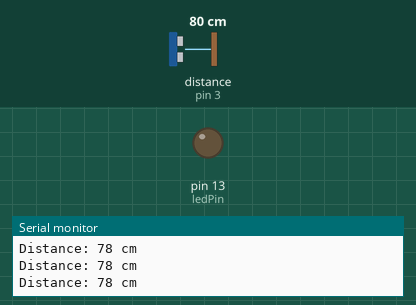
A sketch run on a simulated Arduino Uno, built with avr-gcc and run on an emulated ATmega328P. Shown: output pins drawn as LEDs (lit = HIGH), the last lines printed to the serial monitor. Wiring (inferred from the names in the program): ultrasonic range finder: trigger pin 2; echo pin 3. Inputs (shaded band) come from the test bench; at power-on: distance to the obstacle (sensor on pin 3) 80 cm. The echo pulse lasts 58.3 µs per cm; pins used as bus, display or sensor lines are not drawn.

Above: at 1.3 s.
1.4 s: distance to the obstacle (sensor on pin 3) set to 12 cm
2.9 s: distance to the obstacle (sensor on pin 3) set to 9 cm
At 3.7 s:
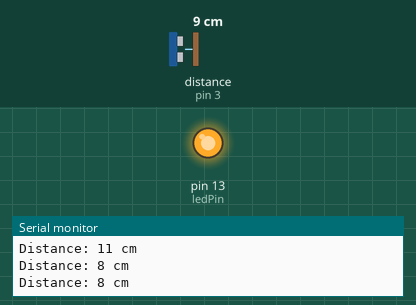
4.5 s: distance to the obstacle (sensor on pin 3) set to 18 cm
At 5.0 s:
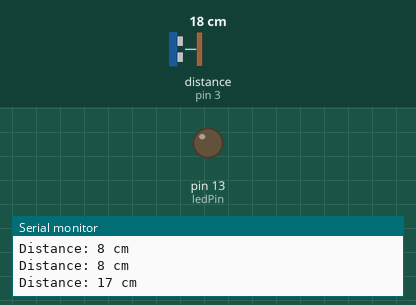
6.0 s: distance to the obstacle (sensor on pin 3) set to 2 cm
At 7.5 s:
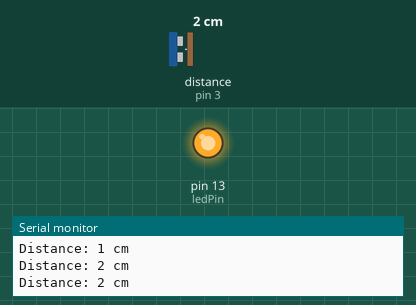
Timing chart, 0 to 8.5 s (numbered marks = the images above; inputs shaded):
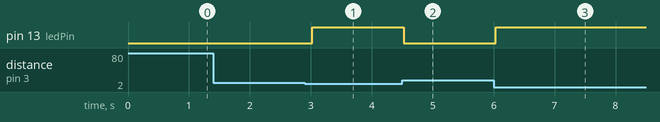

The sketch:

ultrasonicSensor.ino
```cpp
const int trigPin = 2;
const int echoPin = 3;
const int ledPin = 13;

void setup(){
  pinMode(trigPin, OUTPUT);
  pinMode(echoPin, INPUT);
  pinMode(ledPin, OUTPUT);
  Serial.begin(9600);
}

void loop(){
  long duration;
  int distance;

  digitalWrite(trigPin, 0);
  delayMicroseconds(2);
  digitalWrite(trigPin, 1);
  delayMicroseconds(10);
  digitalWrite(trigPin, 0);
  duration = pulseIn(echoPin, 1);
  distance = duration * 0.034 / 2;
  Serial.print("Distance: ");
  Serial.print(distance);
  Serial.println(" cm");

  if (distance < 10) digitalWrite(ledPin, 1);
  else  digitalWrite(ledPin, 0);
  delay(500);
}
```

Measured:
- the behaviour switches between 11 and 10 cm on distance to the obstacle (sensor on pin 3) (found by bisection; images 0 and 1)
- after the input at 2.9 s, pin 13 (ledPin): LOW → HIGH after 0.12 s
- after the input at 4.5 s, pin 13 (ledPin): HIGH → LOW at once
- after the input at 6.0 s, pin 13 (ledPin): LOW → HIGH at once
